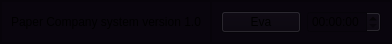
        <widget class="QFrame" name="footer">
         <property name="maximumSize">
          <size>
           <width>16777215</width>
           <height>35</height>
          </size>
         </property>
         <property name="styleSheet">
          <string notr="true">background-color:rgb(9, 5, 13)</string>
         </property>
         <property name="frameShape">
          <enum>QFrame::StyledPanel</enum>
         </property>
         <property name="frameShadow">
          <enum>QFrame::Raised</enum>
         </property>
         <layout class="QHBoxLayout" name="horizontalLayout_6">
          <property name="spacing">
           <number>0</number>
          </property>
          <property name="leftMargin">
           <number>0</number>
          </property>
          <property name="topMargin">
           <number>0</number>
          </property>
          <property name="rightMargin">
           <number>0</number>
          </property>
          <property name="bottomMargin">
           <number>0</number>
          </property>
          <item>
           <widget class="QFrame" name="frame_10">
            <property name="frameShape">
             <enum>QFrame::StyledPanel</enum>
            </property>
            <property name="frameShadow">
             <enum>QFrame::Raised</enum>
            </property>
            <layout class="QHBoxLayout" name="horizontalLayout_7">
             <item>
              <widget class="QLabel" name="label_3">
               <property name="text">
                <string>Paper Company system version 1.0</string>
               </property>
              </widget>
             </item>
            </layout>
           </widget>
          </item>
          <item>
           <widget class="QFrame" name="frame_11">
            <property name="frameShape">
             <enum>QFrame::StyledPanel</enum>
            </property>
            <property name="frameShadow">
             <enum>QFrame::Raised</enum>
            </property>
            <layout class="QHBoxLayout" name="horizontalLayout_8">
             <item>
              <widget class="QPushButton" name="eva_system_activated">
               <property name="cursor">
                <cursorShape>PointingHandCursor</cursorShape>
               </property>
               <property name="styleSheet">
                <string notr="true">QPushButton:hover{
	background-color: rgba(239,184,16,.5)
}</string>
               </property>
               <property name="text">
                <string>Eva</string>
               </property>
               <property name="icon">
                <iconset>
                 <normaloff>:/icons/activity.svg</normaloff>:/icons/activity.svg</iconset>
               </property>
               <property name="iconSize">
                <size>
                 <width>22</width>
                 <height>22</height>
                </size>
               </property>
              </widget>
             </item>
             <item>
              <widget class="QTimeEdit" name="timeEdit"/>
             </item>
            </layout>
           </widget>
          </item>
         </layout>
        </widget>
